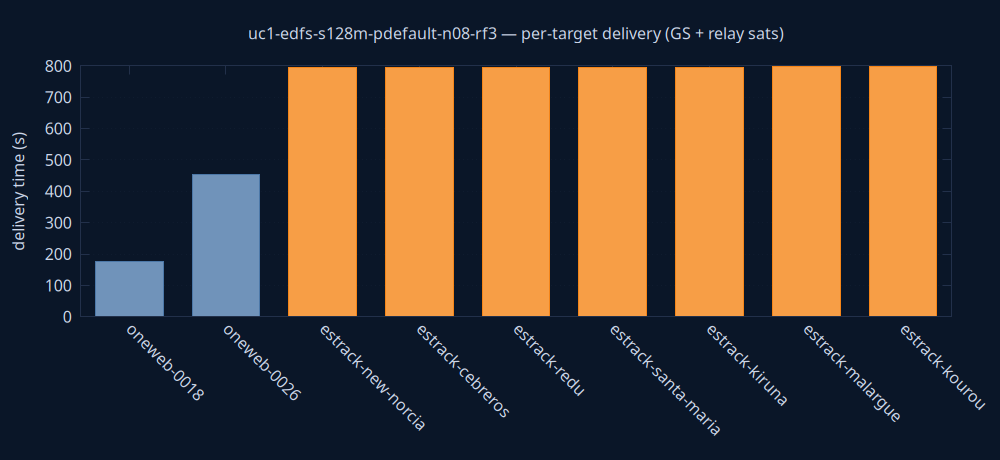

Reproduce this figure in gnuplot.
set terminal pngcairo size 1000,460 background rgb '#0a1628'
set output 'delivery.png'
set style fill solid 0.8
set boxwidth 0.7 relative
set border lc rgb '#22304a'
set grid ytics lc rgb '#22304a'
set yrange [0:*]
set ylabel 'delivery time (s)' textcolor rgb '#cdd7ea'
set xtics rotate by -45 textcolor rgb '#cdd7ea'
set ytics textcolor rgb '#cdd7ea'
set title 'uc1-edfs-s128m-pdefault-n08-rf3 — per-target delivery (GS + relay sats)' textcolor rgb '#cdd7ea'
plot 'delivery.dat' using 0:2:3:xtic(1) with boxes lc rgb variable notitle
